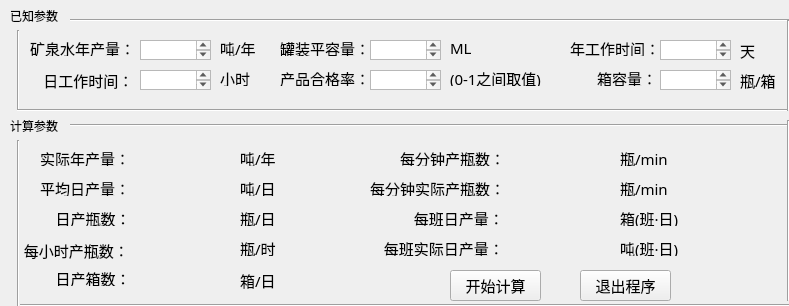
<?xml version="1.0" encoding="UTF-8"?>
<ui version="4.0">
 <class>MainWindow</class>
 <widget class="QMainWindow" name="MainWindow">
  <property name="geometry">
   <rect>
    <x>0</x>
    <y>0</y>
    <width>789</width>
    <height>306</height>
   </rect>
  </property>
  <property name="font">
   <font>
    <family>微软雅黑</family>
   </font>
  </property>
  <property name="windowTitle">
   <string>矿泉水物料衡算</string>
  </property>
  <widget class="QWidget" name="centralWidget">
   <widget class="QLabel" name="label">
    <property name="geometry">
     <rect>
      <x>10</x>
      <y>10</y>
      <width>54</width>
      <height>12</height>
     </rect>
    </property>
    <property name="text">
     <string>已知参数</string>
    </property>
   </widget>
   <widget class="QLabel" name="label_2">
    <property name="geometry">
     <rect>
      <x>30</x>
      <y>40</y>
      <width>111</width>
      <height>16</height>
     </rect>
    </property>
    <property name="font">
     <font>
      <family>微软雅黑</family>
      <pointsize>11</pointsize>
     </font>
    </property>
    <property name="text">
     <string>矿泉水年产量：</string>
    </property>
   </widget>
   <widget class="QTextEdit" name="textEdit">
    <property name="geometry">
     <rect>
      <x>140</x>
      <y>40</y>
      <width>71</width>
      <height>20</height>
     </rect>
    </property>
   </widget>
   <widget class="Line" name="line">
    <property name="geometry">
     <rect>
      <x>70</x>
      <y>5</y>
      <width>721</width>
      <height>31</height>
     </rect>
    </property>
    <property name="orientation">
     <enum>Qt::Horizontal</enum>
    </property>
   </widget>
   <widget class="Line" name="line_2">
    <property name="geometry">
     <rect>
      <x>10</x>
      <y>30</y>
      <width>16</width>
      <height>81</height>
     </rect>
    </property>
    <property name="orientation">
     <enum>Qt::Vertical</enum>
    </property>
   </widget>
   <widget class="QLabel" name="label_3">
    <property name="geometry">
     <rect>
      <x>220</x>
      <y>40</y>
      <width>54</width>
      <height>12</height>
     </rect>
    </property>
    <property name="text">
     <string/>
    </property>
   </widget>
   <widget class="QLabel" name="label_4">
    <property name="geometry">
     <rect>
      <x>220</x>
      <y>40</y>
      <width>41</width>
      <height>16</height>
     </rect>
    </property>
    <property name="font">
     <font>
      <family>微软雅黑</family>
      <pointsize>11</pointsize>
     </font>
    </property>
    <property name="text">
     <string>吨/年</string>
    </property>
   </widget>
   <widget class="QLabel" name="label_5">
    <property name="geometry">
     <rect>
      <x>20</x>
      <y>70</y>
      <width>121</width>
      <height>20</height>
     </rect>
    </property>
    <property name="font">
     <font>
      <family>微软雅黑</family>
      <pointsize>11</pointsize>
     </font>
    </property>
    <property name="text">
     <string>      日工作时间：</string>
    </property>
   </widget>
   <widget class="QTextEdit" name="textEdit_2">
    <property name="geometry">
     <rect>
      <x>140</x>
      <y>70</y>
      <width>71</width>
      <height>20</height>
     </rect>
    </property>
   </widget>
   <widget class="QLabel" name="label_6">
    <property name="geometry">
     <rect>
      <x>220</x>
      <y>70</y>
      <width>41</width>
      <height>16</height>
     </rect>
    </property>
    <property name="font">
     <font>
      <family>微软雅黑</family>
      <pointsize>11</pointsize>
     </font>
    </property>
    <property name="text">
     <string>小时</string>
    </property>
   </widget>
   <widget class="QLabel" name="label_7">
    <property name="geometry">
     <rect>
      <x>280</x>
      <y>40</y>
      <width>91</width>
      <height>16</height>
     </rect>
    </property>
    <property name="font">
     <font>
      <family>微软雅黑</family>
      <pointsize>11</pointsize>
     </font>
    </property>
    <property name="text">
     <string>罐装平容量：</string>
    </property>
   </widget>
   <widget class="QTextEdit" name="textEdit_3">
    <property name="geometry">
     <rect>
      <x>370</x>
      <y>40</y>
      <width>71</width>
      <height>20</height>
     </rect>
    </property>
   </widget>
   <widget class="QLabel" name="label_8">
    <property name="geometry">
     <rect>
      <x>450</x>
      <y>40</y>
      <width>41</width>
      <height>16</height>
     </rect>
    </property>
    <property name="font">
     <font>
      <family>微软雅黑</family>
      <pointsize>11</pointsize>
     </font>
    </property>
    <property name="text">
     <string>ML</string>
    </property>
   </widget>
   <widget class="QLabel" name="label_9">
    <property name="geometry">
     <rect>
      <x>280</x>
      <y>70</y>
      <width>91</width>
      <height>16</height>
     </rect>
    </property>
    <property name="font">
     <font>
      <family>微软雅黑</family>
      <pointsize>11</pointsize>
     </font>
    </property>
    <property name="text">
     <string>产品合格率：</string>
    </property>
   </widget>
   <widget class="QTextEdit" name="textEdit_4">
    <property name="geometry">
     <rect>
      <x>370</x>
      <y>70</y>
      <width>71</width>
      <height>20</height>
     </rect>
    </property>
   </widget>
   <widget class="QLabel" name="label_10">
    <property name="geometry">
     <rect>
      <x>450</x>
      <y>70</y>
      <width>111</width>
      <height>16</height>
     </rect>
    </property>
    <property name="font">
     <font>
      <family>微软雅黑</family>
      <pointsize>11</pointsize>
     </font>
    </property>
    <property name="text">
     <string>(0-1之间取值)</string>
    </property>
   </widget>
   <widget class="QLabel" name="label_11">
    <property name="geometry">
     <rect>
      <x>570</x>
      <y>40</y>
      <width>91</width>
      <height>16</height>
     </rect>
    </property>
    <property name="font">
     <font>
      <family>微软雅黑</family>
      <pointsize>11</pointsize>
     </font>
    </property>
    <property name="text">
     <string>年工作时间：</string>
    </property>
   </widget>
   <widget class="QTextEdit" name="textEdit_5">
    <property name="geometry">
     <rect>
      <x>660</x>
      <y>40</y>
      <width>71</width>
      <height>20</height>
     </rect>
    </property>
   </widget>
   <widget class="QLabel" name="label_12">
    <property name="geometry">
     <rect>
      <x>740</x>
      <y>40</y>
      <width>21</width>
      <height>20</height>
     </rect>
    </property>
    <property name="font">
     <font>
      <family>微软雅黑</family>
      <pointsize>11</pointsize>
     </font>
    </property>
    <property name="text">
     <string>天</string>
    </property>
   </widget>
   <widget class="QLabel" name="label_13">
    <property name="geometry">
     <rect>
      <x>570</x>
      <y>70</y>
      <width>91</width>
      <height>16</height>
     </rect>
    </property>
    <property name="font">
     <font>
      <family>微软雅黑</family>
      <pointsize>11</pointsize>
     </font>
    </property>
    <property name="text">
     <string>       箱容量：</string>
    </property>
   </widget>
   <widget class="QTextEdit" name="textEdit_6">
    <property name="geometry">
     <rect>
      <x>660</x>
      <y>70</y>
      <width>71</width>
      <height>20</height>
     </rect>
    </property>
   </widget>
   <widget class="QLabel" name="label_14">
    <property name="geometry">
     <rect>
      <x>740</x>
      <y>70</y>
      <width>41</width>
      <height>20</height>
     </rect>
    </property>
    <property name="font">
     <font>
      <family>微软雅黑</family>
      <pointsize>11</pointsize>
     </font>
    </property>
    <property name="text">
     <string>瓶/箱</string>
    </property>
   </widget>
   <widget class="Line" name="line_3">
    <property name="geometry">
     <rect>
      <x>17</x>
      <y>100</y>
      <width>771</width>
      <height>20</height>
     </rect>
    </property>
    <property name="orientation">
     <enum>Qt::Horizontal</enum>
    </property>
   </widget>
   <widget class="Line" name="line_4">
    <property name="geometry">
     <rect>
      <x>780</x>
      <y>20</y>
      <width>16</width>
      <height>91</height>
     </rect>
    </property>
    <property name="orientation">
     <enum>Qt::Vertical</enum>
    </property>
   </widget>
   <widget class="QLabel" name="label_15">
    <property name="geometry">
     <rect>
      <x>10</x>
      <y>120</y>
      <width>54</width>
      <height>12</height>
     </rect>
    </property>
    <property name="text">
     <string>计算参数</string>
    </property>
   </widget>
   <widget class="Line" name="line_5">
    <property name="geometry">
     <rect>
      <x>70</x>
      <y>110</y>
      <width>721</width>
      <height>31</height>
     </rect>
    </property>
    <property name="orientation">
     <enum>Qt::Horizontal</enum>
    </property>
   </widget>
   <widget class="Line" name="line_6">
    <property name="geometry">
     <rect>
      <x>10</x>
      <y>140</y>
      <width>16</width>
      <height>191</height>
     </rect>
    </property>
    <property name="orientation">
     <enum>Qt::Vertical</enum>
    </property>
   </widget>
   <widget class="QLabel" name="label_16">
    <property name="geometry">
     <rect>
      <x>40</x>
      <y>150</y>
      <width>91</width>
      <height>16</height>
     </rect>
    </property>
    <property name="font">
     <font>
      <family>微软雅黑</family>
      <pointsize>11</pointsize>
     </font>
    </property>
    <property name="text">
     <string>实际年产量：</string>
    </property>
   </widget>
   <widget class="QLabel" name="label_17">
    <property name="geometry">
     <rect>
      <x>140</x>
      <y>150</y>
      <width>91</width>
      <height>16</height>
     </rect>
    </property>
    <property name="text">
     <string/>
    </property>
   </widget>
   <widget class="QLabel" name="label_18">
    <property name="geometry">
     <rect>
      <x>240</x>
      <y>150</y>
      <width>41</width>
      <height>16</height>
     </rect>
    </property>
    <property name="font">
     <font>
      <family>微软雅黑</family>
      <pointsize>11</pointsize>
     </font>
    </property>
    <property name="text">
     <string>吨/年</string>
    </property>
   </widget>
   <widget class="QLabel" name="label_19">
    <property name="geometry">
     <rect>
      <x>40</x>
      <y>180</y>
      <width>91</width>
      <height>16</height>
     </rect>
    </property>
    <property name="font">
     <font>
      <family>微软雅黑</family>
      <pointsize>11</pointsize>
     </font>
    </property>
    <property name="text">
     <string>平均日产量：</string>
    </property>
   </widget>
   <widget class="QLabel" name="label_20">
    <property name="geometry">
     <rect>
      <x>140</x>
      <y>180</y>
      <width>91</width>
      <height>16</height>
     </rect>
    </property>
    <property name="text">
     <string/>
    </property>
   </widget>
   <widget class="QLabel" name="label_21">
    <property name="geometry">
     <rect>
      <x>240</x>
      <y>180</y>
      <width>41</width>
      <height>16</height>
     </rect>
    </property>
    <property name="font">
     <font>
      <family>微软雅黑</family>
      <pointsize>11</pointsize>
     </font>
    </property>
    <property name="text">
     <string>吨/日</string>
    </property>
   </widget>
   <widget class="QLabel" name="label_22">
    <property name="geometry">
     <rect>
      <x>40</x>
      <y>210</y>
      <width>91</width>
      <height>16</height>
     </rect>
    </property>
    <property name="font">
     <font>
      <family>微软雅黑</family>
      <pointsize>11</pointsize>
     </font>
    </property>
    <property name="text">
     <string>    日产瓶数：</string>
    </property>
   </widget>
   <widget class="QLabel" name="label_23">
    <property name="geometry">
     <rect>
      <x>140</x>
      <y>210</y>
      <width>91</width>
      <height>16</height>
     </rect>
    </property>
    <property name="text">
     <string/>
    </property>
   </widget>
   <widget class="QLabel" name="label_24">
    <property name="geometry">
     <rect>
      <x>240</x>
      <y>210</y>
      <width>41</width>
      <height>16</height>
     </rect>
    </property>
    <property name="font">
     <font>
      <family>微软雅黑</family>
      <pointsize>11</pointsize>
     </font>
    </property>
    <property name="text">
     <string>瓶/日</string>
    </property>
   </widget>
   <widget class="QLabel" name="label_25">
    <property name="geometry">
     <rect>
      <x>20</x>
      <y>240</y>
      <width>111</width>
      <height>20</height>
     </rect>
    </property>
    <property name="font">
     <font>
      <family>微软雅黑</family>
      <pointsize>11</pointsize>
     </font>
    </property>
    <property name="text">
     <string> 每小时产瓶数：</string>
    </property>
   </widget>
   <widget class="QLabel" name="label_26">
    <property name="geometry">
     <rect>
      <x>140</x>
      <y>240</y>
      <width>91</width>
      <height>16</height>
     </rect>
    </property>
    <property name="text">
     <string/>
    </property>
   </widget>
   <widget class="QLabel" name="label_27">
    <property name="geometry">
     <rect>
      <x>240</x>
      <y>240</y>
      <width>41</width>
      <height>16</height>
     </rect>
    </property>
    <property name="font">
     <font>
      <family>微软雅黑</family>
      <pointsize>11</pointsize>
     </font>
    </property>
    <property name="text">
     <string>瓶/时</string>
    </property>
   </widget>
   <widget class="QLabel" name="label_28">
    <property name="geometry">
     <rect>
      <x>40</x>
      <y>270</y>
      <width>91</width>
      <height>16</height>
     </rect>
    </property>
    <property name="font">
     <font>
      <family>微软雅黑</family>
      <pointsize>11</pointsize>
     </font>
    </property>
    <property name="text">
     <string>    日产箱数：</string>
    </property>
   </widget>
   <widget class="QLabel" name="label_29">
    <property name="geometry">
     <rect>
      <x>140</x>
      <y>270</y>
      <width>91</width>
      <height>16</height>
     </rect>
    </property>
    <property name="text">
     <string/>
    </property>
   </widget>
   <widget class="QLabel" name="label_30">
    <property name="geometry">
     <rect>
      <x>240</x>
      <y>270</y>
      <width>41</width>
      <height>20</height>
     </rect>
    </property>
    <property name="font">
     <font>
      <family>微软雅黑</family>
      <pointsize>11</pointsize>
     </font>
    </property>
    <property name="text">
     <string>箱/日</string>
    </property>
   </widget>
   <widget class="QLabel" name="label_31">
    <property name="geometry">
     <rect>
      <x>400</x>
      <y>150</y>
      <width>101</width>
      <height>16</height>
     </rect>
    </property>
    <property name="font">
     <font>
      <family>微软雅黑</family>
      <pointsize>11</pointsize>
     </font>
    </property>
    <property name="text">
     <string>每分钟产瓶数：</string>
    </property>
   </widget>
   <widget class="QLabel" name="label_32">
    <property name="geometry">
     <rect>
      <x>520</x>
      <y>150</y>
      <width>91</width>
      <height>16</height>
     </rect>
    </property>
    <property name="text">
     <string/>
    </property>
   </widget>
   <widget class="QLabel" name="label_33">
    <property name="geometry">
     <rect>
      <x>620</x>
      <y>150</y>
      <width>51</width>
      <height>16</height>
     </rect>
    </property>
    <property name="font">
     <font>
      <family>微软雅黑</family>
      <pointsize>11</pointsize>
     </font>
    </property>
    <property name="text">
     <string>瓶/min</string>
    </property>
   </widget>
   <widget class="QLabel" name="label_34">
    <property name="geometry">
     <rect>
      <x>370</x>
      <y>180</y>
      <width>131</width>
      <height>16</height>
     </rect>
    </property>
    <property name="font">
     <font>
      <family>微软雅黑</family>
      <pointsize>11</pointsize>
     </font>
    </property>
    <property name="text">
     <string>每分钟实际产瓶数：</string>
    </property>
   </widget>
   <widget class="QLabel" name="label_35">
    <property name="geometry">
     <rect>
      <x>520</x>
      <y>180</y>
      <width>91</width>
      <height>16</height>
     </rect>
    </property>
    <property name="text">
     <string/>
    </property>
   </widget>
   <widget class="QLabel" name="label_36">
    <property name="geometry">
     <rect>
      <x>620</x>
      <y>180</y>
      <width>51</width>
      <height>16</height>
     </rect>
    </property>
    <property name="font">
     <font>
      <family>微软雅黑</family>
      <pointsize>11</pointsize>
     </font>
    </property>
    <property name="text">
     <string>瓶/min</string>
    </property>
   </widget>
   <widget class="QLabel" name="label_37">
    <property name="geometry">
     <rect>
      <x>410</x>
      <y>210</y>
      <width>101</width>
      <height>16</height>
     </rect>
    </property>
    <property name="font">
     <font>
      <family>微软雅黑</family>
      <pointsize>11</pointsize>
     </font>
    </property>
    <property name="text">
     <string> 每班日产量：</string>
    </property>
   </widget>
   <widget class="QLabel" name="label_38">
    <property name="geometry">
     <rect>
      <x>520</x>
      <y>210</y>
      <width>91</width>
      <height>16</height>
     </rect>
    </property>
    <property name="text">
     <string/>
    </property>
   </widget>
   <widget class="QLabel" name="label_39">
    <property name="geometry">
     <rect>
      <x>620</x>
      <y>210</y>
      <width>71</width>
      <height>16</height>
     </rect>
    </property>
    <property name="font">
     <font>
      <family>微软雅黑</family>
      <pointsize>11</pointsize>
     </font>
    </property>
    <property name="text">
     <string>箱(班·日)</string>
    </property>
   </widget>
   <widget class="QLabel" name="label_40">
    <property name="geometry">
     <rect>
      <x>380</x>
      <y>240</y>
      <width>121</width>
      <height>16</height>
     </rect>
    </property>
    <property name="font">
     <font>
      <family>微软雅黑</family>
      <pointsize>11</pointsize>
     </font>
    </property>
    <property name="text">
     <string> 每班实际日产量：</string>
    </property>
   </widget>
   <widget class="QLabel" name="label_41">
    <property name="geometry">
     <rect>
      <x>520</x>
      <y>240</y>
      <width>91</width>
      <height>16</height>
     </rect>
    </property>
    <property name="text">
     <string/>
    </property>
   </widget>
   <widget class="QLabel" name="label_42">
    <property name="geometry">
     <rect>
      <x>620</x>
      <y>240</y>
      <width>71</width>
      <height>16</height>
     </rect>
    </property>
    <property name="font">
     <font>
      <family>微软雅黑</family>
      <pointsize>11</pointsize>
     </font>
    </property>
    <property name="text">
     <string>吨(班·日)</string>
    </property>
   </widget>
   <widget class="Line" name="line_7">
    <property name="geometry">
     <rect>
      <x>20</x>
      <y>290</y>
      <width>771</width>
      <height>31</height>
     </rect>
    </property>
    <property name="orientation">
     <enum>Qt::Horizontal</enum>
    </property>
   </widget>
   <widget class="Line" name="line_8">
    <property name="geometry">
     <rect>
      <x>780</x>
      <y>120</y>
      <width>16</width>
      <height>181</height>
     </rect>
    </property>
    <property name="orientation">
     <enum>Qt::Vertical</enum>
    </property>
   </widget>
   <widget class="QPushButton" name="pushButton">
    <property name="geometry">
     <rect>
      <x>450</x>
      <y>270</y>
      <width>91</width>
      <height>31</height>
     </rect>
    </property>
    <property name="font">
     <font>
      <pointsize>11</pointsize>
     </font>
    </property>
    <property name="text">
     <string>开始计算</string>
    </property>
   </widget>
   <widget class="QPushButton" name="pushButton_2">
    <property name="geometry">
     <rect>
      <x>580</x>
      <y>270</y>
      <width>91</width>
      <height>31</height>
     </rect>
    </property>
    <property name="font">
     <font>
      <pointsize>11</pointsize>
     </font>
    </property>
    <property name="text">
     <string>退出程序</string>
    </property>
   </widget>
  </widget>
 </widget>
 <resources/>
 <connections>
  <connection>
   <sender>pushButton_2</sender>
   <signal>clicked()</signal>
   <receiver>MainWindow</receiver>
   <slot>close()</slot>
   <hints>
    <hint type="sourcelabel">
     <x>659</x>
     <y>289</y>
    </hint>
    <hint type="destinationlabel">
     <x>713</x>
     <y>289</y>
    </hint>
   </hints>
  </connection>
  <connection>
   <sender>pushButton</sender>
   <signal>clicked()</signal>
   <receiver>MainWindow</receiver>
   <slot>get_text()</slot>
   <hints>
    <hint type="sourcelabel">
     <x>474</x>
     <y>288</y>
    </hint>
    <hint type="destinationlabel">
     <x>392</x>
     <y>288</y>
    </hint>
   </hints>
  </connection>
 </connections>
 <slots>
  <slot>get_text()</slot>
 </slots>
</ui>
